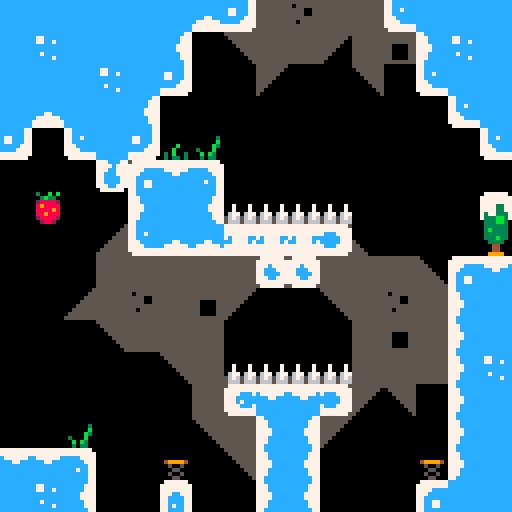

The image is a tile-based game level rendered from a .tmx file. Its description and complete source (layers, tilesets, objects, tile grids) follow:
An orthogonal 16x16 tile map with 32x32 px tiles, 6 tile layers (Background, Walls_Ground_&_Ceiling, Breakable_Walls, Spikes, ...), 5 tilesets.

<map version="1.9" tiledversion="1.9.2" orientation="orthogonal" renderorder="left-up" width="16" height="16" tilewidth="32" tileheight="32" infinite="0" nextlayerid="14" nextobjectid="13">
 <editorsettings>
  <export format="json" />
 </editorsettings>
 <tileset firstgid="1" source="../tilesets/CelesteClassic_SoftDecorations.tsx" />
 <tileset firstgid="10" source="../tilesets/CelesteClassic_Spikes.tsx" />
 <tileset firstgid="11" source="../tilesets/CelesteClassic_Walls.tsx" />
 <tileset firstgid="74" source="../tilesets/CelesteClassic_Background.tsx" />
 <tileset firstgid="86" source="../tilesets/CelesteClassic_Everything.tsx" />
 <layer id="9" name="Background" width="16" height="16">
  <data encoding="csv">
0,0,0,0,0,0,0,80,80,81,80,80,80,0,0,0,
0,0,0,0,0,0,0,77,80,80,78,80,84,0,0,0,
0,0,0,0,0,0,0,0,78,0,0,77,0,0,0,0,
0,0,0,0,0,0,0,0,0,0,0,0,0,0,0,0,
0,0,0,0,0,0,0,0,0,0,0,0,0,0,0,0,
0,0,0,0,80,0,0,0,0,0,0,0,0,0,0,0,
0,0,0,0,0,0,0,0,0,0,0,0,0,0,0,0,
0,0,0,74,80,0,0,0,0,0,80,82,0,0,0,0,
0,0,0,80,80,80,80,80,80,80,80,80,80,75,0,0,
0,0,74,80,81,80,84,78,0,0,77,80,81,80,0,0,
0,0,0,77,80,80,80,0,0,0,0,80,84,80,0,0,
0,0,0,0,0,77,80,0,0,0,0,80,80,80,0,0,
0,0,0,0,0,0,80,80,0,0,80,78,77,0,0,0,
0,0,0,0,0,0,77,80,0,0,78,0,0,0,0,0,
0,0,0,0,0,0,0,77,0,0,0,0,0,0,0,0,
0,0,0,0,0,0,0,0,0,0,0,0,0,0,0,0
</data>
 </layer>
 <layer id="6" name="Walls_Ground_&amp;_Ceiling" width="16" height="16">
  <data encoding="csv">
19,19,19,19,19,19,26,27,0,0,0,0,25,19,19,19,
19,21,19,19,19,20,0,0,0,0,0,0,0,18,21,19,
19,19,19,21,19,27,0,0,0,0,0,0,0,25,19,19,
19,26,19,19,20,0,0,0,0,0,0,0,0,0,25,19,
27,0,25,19,27,0,0,0,0,0,0,0,0,0,0,25,
0,0,0,38,11,12,13,0,0,0,0,0,0,0,0,0,
0,0,0,0,18,19,20,0,0,0,0,0,0,0,0,0,
0,0,0,0,25,26,26,15,15,15,16,0,0,0,0,0,
0,0,0,0,0,0,0,0,17,17,0,0,0,0,11,12,
0,0,0,0,0,0,0,0,0,0,0,0,0,0,18,19,
0,0,0,0,0,0,0,0,0,0,0,0,0,0,18,19,
0,0,0,0,0,0,0,0,0,0,0,0,0,0,18,21,
0,0,0,0,0,0,0,14,12,12,16,0,0,0,18,19,
0,0,0,0,0,0,0,0,18,20,0,0,0,0,18,19,
12,12,13,0,0,0,0,0,18,20,0,0,0,0,18,19,
19,21,20,0,0,24,0,0,18,20,0,0,0,11,19,19
</data>
 </layer>
 <layer id="7" name="Breakable_Walls" width="16" height="16">
  <data encoding="csv">
0,0,0,0,0,0,0,0,0,0,0,0,0,0,0,0,
0,0,0,0,0,0,0,0,0,0,0,0,0,0,0,0,
0,0,0,0,0,0,0,0,0,0,0,0,0,0,0,0,
0,0,0,0,0,0,0,0,0,0,0,0,0,0,0,0,
0,0,0,0,0,0,0,0,0,0,0,0,0,0,0,0,
0,0,0,0,0,0,0,0,0,0,0,0,0,0,0,0,
0,0,0,0,0,0,0,0,0,0,0,0,0,0,0,0,
0,0,0,0,0,0,0,0,0,0,0,0,0,0,0,0,
0,0,0,0,0,0,0,0,0,0,0,0,0,0,0,0,
0,0,0,0,0,0,0,0,0,0,0,0,0,0,0,0,
0,0,0,0,0,0,0,0,0,0,0,0,0,0,0,0,
0,0,0,0,0,0,0,0,0,0,0,0,0,0,0,0,
0,0,0,0,0,0,0,0,0,0,0,0,0,0,0,0,
0,0,0,0,0,0,0,0,0,0,0,0,0,0,0,0,
0,0,0,0,0,0,0,0,0,0,0,0,0,0,0,0,
0,0,0,0,0,0,0,0,0,0,0,0,0,0,0,0
</data>
 </layer>
 <layer id="8" name="Spikes" width="16" height="16">
  <data encoding="csv">
0,0,0,0,0,0,0,0,0,0,0,0,0,0,0,0,
0,0,0,0,0,0,0,0,0,0,0,0,0,0,0,0,
0,0,0,0,0,0,0,0,0,0,0,0,0,0,0,0,
0,0,0,0,0,0,0,0,0,0,0,0,0,0,0,0,
0,0,0,0,0,0,0,0,0,0,0,0,0,0,0,0,
0,0,0,0,0,0,0,0,0,0,0,0,0,0,0,0,
0,0,0,0,0,0,0,10,10,10,10,0,0,0,0,0,
0,0,0,0,0,0,0,0,0,0,0,0,0,0,0,0,
0,0,0,0,0,0,0,0,0,0,0,0,0,0,0,0,
0,0,0,0,0,0,0,0,0,0,0,0,0,0,0,0,
0,0,0,0,0,0,0,0,0,0,0,0,0,0,0,0,
0,0,0,0,0,0,0,10,10,10,10,0,0,0,0,0,
0,0,0,0,0,0,0,0,0,0,0,0,0,0,0,0,
0,0,0,0,0,0,0,0,0,0,0,0,0,0,0,0,
0,0,0,0,0,0,0,0,0,0,0,0,0,0,0,0,
0,0,0,0,0,0,0,0,0,0,0,0,0,0,0,0
</data>
 </layer>
 <layer id="13" name="Everything" width="16" height="16">
  <data encoding="csv">
0,0,0,0,0,0,0,0,0,0,0,0,0,0,0,0,
0,0,0,0,0,0,0,0,0,0,0,0,0,0,0,0,
0,0,0,0,0,0,0,0,0,0,0,0,0,0,0,0,
0,0,0,0,0,0,0,0,0,0,0,0,0,0,0,0,
0,0,0,0,0,0,0,0,0,0,0,0,0,0,0,0,
0,0,0,0,0,0,0,0,0,0,0,0,0,0,0,0,
0,86,0,0,0,0,0,0,0,0,0,0,0,0,0,0,
0,0,0,0,0,0,0,0,0,0,0,0,0,0,0,0,
0,0,0,0,0,0,0,0,0,0,0,0,0,0,0,0,
0,0,0,0,0,0,0,0,0,0,0,0,0,0,0,0,
0,0,0,0,0,0,0,0,0,0,0,0,0,0,0,0,
0,0,0,0,0,0,0,0,0,0,0,0,0,0,0,0,
0,0,0,0,0,0,0,0,0,0,0,0,0,0,0,0,
0,0,0,0,0,0,0,0,0,0,0,0,0,0,0,0,
0,0,0,0,0,126,0,0,0,0,0,0,0,126,0,0,
0,0,0,0,0,0,0,0,0,0,0,0,0,0,0,0
</data>
 </layer>
 <layer id="10" name="Decorations" width="16" height="16">
  <data encoding="csv">
0,0,0,0,0,0,0,0,0,0,0,0,0,0,0,0,
0,0,0,0,0,0,0,0,0,0,0,0,0,0,0,0,
0,0,0,0,0,0,0,0,0,0,0,0,0,0,0,0,
0,0,0,0,0,0,0,0,0,0,0,0,0,0,0,0,
0,0,0,0,0,3,2,0,0,0,0,0,0,0,0,0,
0,0,0,0,0,0,0,0,0,0,0,0,0,0,0,0,
0,0,0,0,0,0,0,0,0,0,0,0,0,0,0,4,
0,0,0,0,0,0,0,0,0,0,0,0,0,0,0,7,
0,0,0,0,0,0,0,0,0,0,0,0,0,0,0,0,
0,0,0,0,0,0,0,0,0,0,0,0,0,0,0,0,
0,0,0,0,0,0,0,0,0,0,0,0,0,0,0,0,
0,0,0,0,0,0,0,0,0,0,0,0,0,0,0,0,
0,0,0,0,0,0,0,0,0,0,0,0,0,0,0,0,
0,0,2,0,0,0,0,0,0,0,0,0,0,0,0,0,
0,0,0,0,0,0,0,0,0,0,0,0,0,0,0,0,
0,0,0,0,0,0,0,0,0,0,0,0,0,0,0,0
</data>
 </layer>
</map>